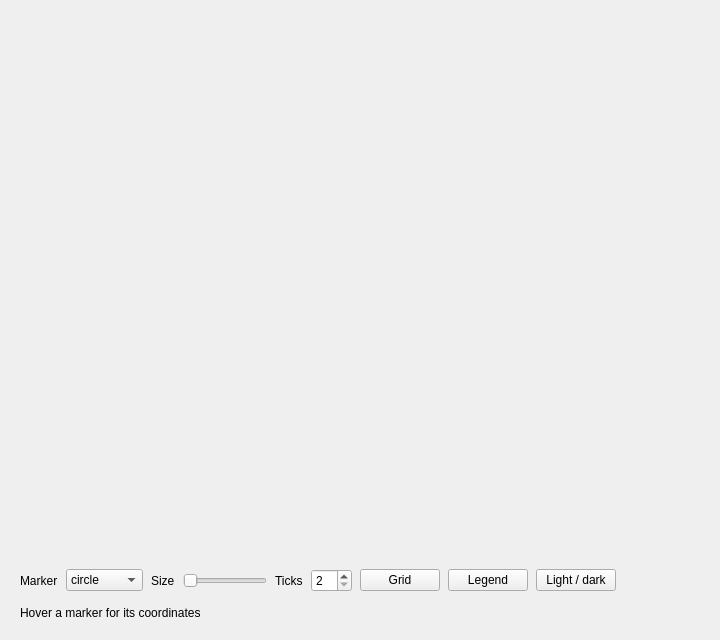
<?xml version='1.0' encoding='utf-8'?>
<ui version="4.0">
 <class>MainWindow</class>
 <widget class="QMainWindow" name="MainWindow">
  <property name="geometry">
   <rect>
    <x>0</x>
    <y>0</y>
    <width>720</width>
    <height>640</height>
   </rect>
  </property>
  <property name="windowTitle">
   <string>QCustomScatterChart Showcase</string>
  </property>
  <widget class="QWidget" name="centralwidget">
   <layout class="QVBoxLayout" name="rootLayout" stretch="2,1,0,0">
    <property name="spacing">
     <number>14</number>
    </property>
    <property name="leftMargin">
     <number>20</number>
    </property>
    <property name="topMargin">
     <number>20</number>
    </property>
    <property name="rightMargin">
     <number>20</number>
    </property>
    <property name="bottomMargin">
     <number>20</number>
    </property>
    <item>
     <widget class="QCustomScatterChart" name="chart">
      <property name="minimumSize">
       <size>
        <width>0</width>
        <height>280</height>
       </size>
      </property>
      <property name="xAxisTitle" stdset="0">
       <string>Session</string>
      </property>
      <property name="yAxisTitle" stdset="0">
       <string>Score</string>
      </property>
     </widget>
    </item>
    <item>
     <widget class="QCustomScatterChart" name="bubbles">
      <property name="minimumSize">
       <size>
        <width>0</width>
        <height>200</height>
       </size>
      </property>
      <property name="xAxisTitle" stdset="0">
       <string>Quarter</string>
      </property>
      <property name="yAxisTitle" stdset="0">
       <string>Revenue</string>
      </property>
      <property name="markerOpacity" stdset="0">
       <double>0.550000000000000</double>
      </property>
     </widget>
    </item>
    <item>
     <layout class="QHBoxLayout" name="controlsRow">
      <property name="spacing">
       <number>8</number>
      </property>
      <item>
       <widget class="QLabel" name="markerLabel">
        <property name="text">
         <string>Marker</string>
        </property>
       </widget>
      </item>
      <item>
       <widget class="QComboBox" name="shapeCombo">
        <item>
         <property name="text">
          <string>circle</string>
         </property>
        </item>
        <item>
         <property name="text">
          <string>square</string>
         </property>
        </item>
        <item>
         <property name="text">
          <string>diamond</string>
         </property>
        </item>
        <item>
         <property name="text">
          <string>triangle</string>
         </property>
        </item>
       </widget>
      </item>
      <item>
       <widget class="QLabel" name="sizeLabel">
        <property name="text">
         <string>Size</string>
        </property>
       </widget>
      </item>
      <item>
       <widget class="QSlider" name="sizeSlider">
        <property name="minimum">
         <number>3</number>
        </property>
        <property name="maximum">
         <number>24</number>
        </property>
        <property name="orientation">
         <enum>Qt::Horizontal</enum>
        </property>
       </widget>
      </item>
      <item>
       <widget class="QLabel" name="ticksLabel">
        <property name="text">
         <string>Ticks</string>
        </property>
       </widget>
      </item>
      <item>
       <widget class="QSpinBox" name="tickSpin">
        <property name="minimum">
         <number>2</number>
        </property>
        <property name="maximum">
         <number>12</number>
        </property>
       </widget>
      </item>
      <item>
       <widget class="QPushButton" name="gridBtn">
        <property name="text">
         <string>Grid</string>
        </property>
       </widget>
      </item>
      <item>
       <widget class="QPushButton" name="legendBtn">
        <property name="text">
         <string>Legend</string>
        </property>
       </widget>
      </item>
      <item>
       <widget class="QPushButton" name="themeBtn">
        <property name="text">
         <string>Light / dark</string>
        </property>
       </widget>
      </item>
      <item>
       <spacer name="controlsSpacer">
        <property name="orientation">
         <enum>Qt::Horizontal</enum>
        </property>
        <property name="sizeHint" stdset="0">
         <size>
          <width>10</width>
          <height>10</height>
         </size>
        </property>
       </spacer>
      </item>
     </layout>
    </item>
    <item>
     <widget class="QLabel" name="statusLabel">
      <property name="text">
       <string>Hover a marker for its coordinates</string>
      </property>
     </widget>
    </item>
   </layout>
  </widget>
 </widget>
 <customwidgets>
  <customwidget>
   <class>QCustomScatterChart</class>
   <extends>QWidget</extends>
   <header location="global">Custom_Widgets.QCustomScatterChart.h</header>
  </customwidget>
 <customwidget><class>QPushButton</class><extends>QPushButton</extends><header location="global">Custom_Widgets.Theme.h</header><container>1</container></customwidget><customwidget><class>QLabel</class><extends>QLabel</extends><header location="global">Custom_Widgets.Theme.h</header><container>1</container></customwidget></customwidgets>
 <connections />
</ui>
